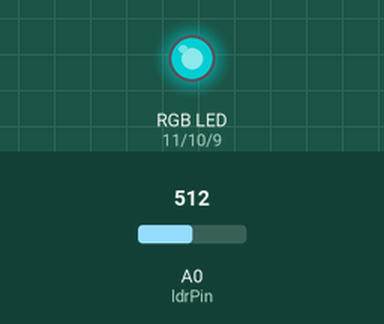
Simulated run of this sketch. Board: Arduino Uno, built with avr-gcc and run on an emulated ATmega328P. Shown: an RGB LED mixed from three pins (HIGH = lit). The test bench sets the inputs (shaded band); at power-on: A0 (ldrPin) = 512. Dim RGB values are drawn brighter than linear.

Above: at 1.3 s.
1.4 s: A0 (ldrPin) set to 0
At 2.7 s:
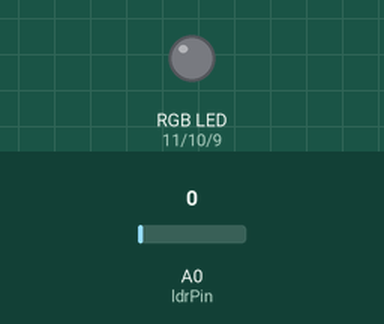
3.0 s: A0 (ldrPin) set to 122
At 3.5 s:
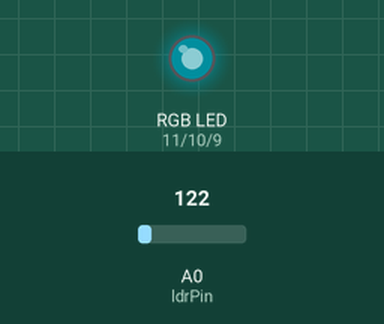
6.1 s: A0 (ldrPin) set to 265
At 6.6 s:
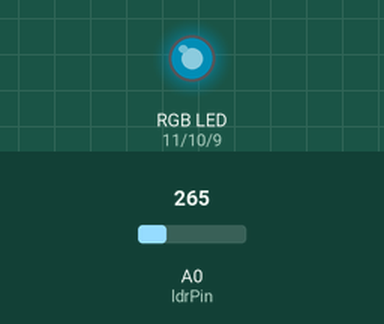
9.2 s: A0 (ldrPin) set to 716
At 9.7 s:
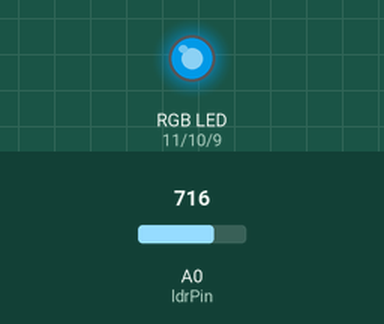
12.3 s: A0 (ldrPin) set to 900
At 19.1 s:
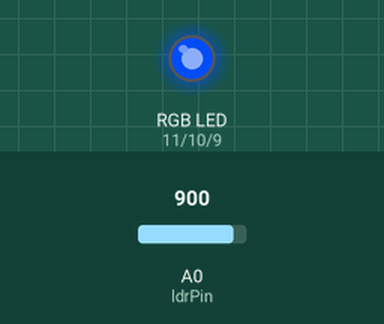
Timing chart, 0 to 21.7 s (numbered marks = the images above; inputs shaded):
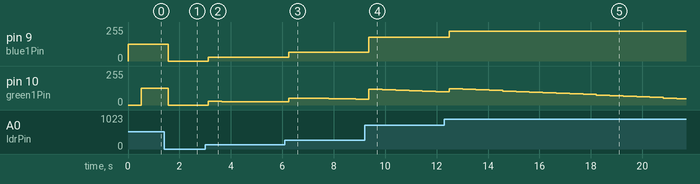

Measured:
- after the input at 1.4 s, pin 9 (blue1Pin): 127/255 → 0/255 after 0.16 s
- after the input at 3.0 s, pin 9 (blue1Pin): 0/255 → 30/255 after 0.12 s; pin 10 (green1Pin): 0/255 → 27/255 after 0.12 s, → 26/255 0.52 s later, → 25/255 0.52 s later, → 24/255 1.0 s later
- after the input at 6.1 s, pin 9 (blue1Pin): 30/255 → 66/255 after 0.15 s
- after the input at 9.2 s, pin 9 (blue1Pin): 66/255 → 178/255 after 0.17 s
- after the input at 12.3 s, pin 9 (blue1Pin): 178/255 → 224/255 after 0.19 s

The sketch:

mood-light.ino
```cpp
// Pin setup
int ldrPin = A0;  // Light sensor

//RGB LED 1
int red1Pin = 11;
int green1Pin = 10;
int blue1Pin = 9;


// Color values
int redVal = 0;
int greenVal = 0;
int blueVal = 255;

int fadeSpeed = 5;      // Adjusts speed of color change
int colorState = 0; // 0: R->G, 1: G->B, 2: B->R

int timer = 100;

void setup() {
  pinMode(red1Pin, OUTPUT);
  pinMode(green1Pin, OUTPUT);
  pinMode(blue1Pin, OUTPUT);


  for (int pin = 7; pin < 5; pin++) {
    pinMode(pin, OUTPUT); }
}

void loop() {
  // Read light level and convert to brightness
  int ldrValue = analogRead(ldrPin);
  int brightness = map(ldrValue, 0, 1023, 0, 255);

  // Adjust brightness based on LDR
  int r = map(redVal, 0, 255, 0, brightness);
  int g = map(greenVal, 0, 255, 0, brightness);
  int b = map(blueVal, 0, 255, 0, brightness);

  // Set RGB LED color
  setColor(r, g, b);

  // Transition to next color
  fadeColors();

  delay(20);  // Controls smoothness

    for (int pin = 7; pin < 5; pin++) {
	   pinMode(pin, OUTPUT);
       digitalWrite(pin, HIGH);
	   delay(1000);
	   digitalWrite(pin, LOW);

}
  for (int pin = 5; pin < 7; pin++) {
	   digitalWrite(pin, HIGH);
	   delay(timer);
	   digitalWrite(pin, LOW);
	 }
	 for (int pin = 7; pin >= 5; pin--) {
	   digitalWrite(pin, HIGH);
	   delay(timer);
	   digitalWrite(pin, LOW);
	 }
}

void setColor(int r, int g, int b) {
  analogWrite(red1Pin, r);
  analogWrite(green1Pin, g);
  analogWrite(blue1Pin, b);

}

void fadeColors() {
  int step = fadeSpeed;

  if (colorState == 0) { // Red -> Green
    redVal -= step;
    greenVal += step;
    if (redVal <= 0) {
      redVal = 0;
      greenVal = 255;
      colorState = 1;
    }
  }
  else if (colorState == 1) { // Green -> Blue
    greenVal -= step;
    blueVal += step;
    if (greenVal <= 0) {
      greenVal = 0;
      blueVal = 255;
      colorState = 2;
    }
  }
  else if (colorState == 2) { // Blue -> Red
    blueVal -= step;
    redVal += step;
    if (blueVal <= 0) {
      blueVal = 0;
      redVal = 255;
      colorState = 0;
    }
  }

  // Clamp values (just in case)
  if (redVal > 255) redVal = 255;
  if (greenVal > 255) greenVal = 255;
  if (blueVal > 255) blueVal = 255;
  if (redVal < 0) redVal = 0;
  if (greenVal < 0) greenVal = 0;
  if (blueVal < 0) blueVal = 0;
}
```
